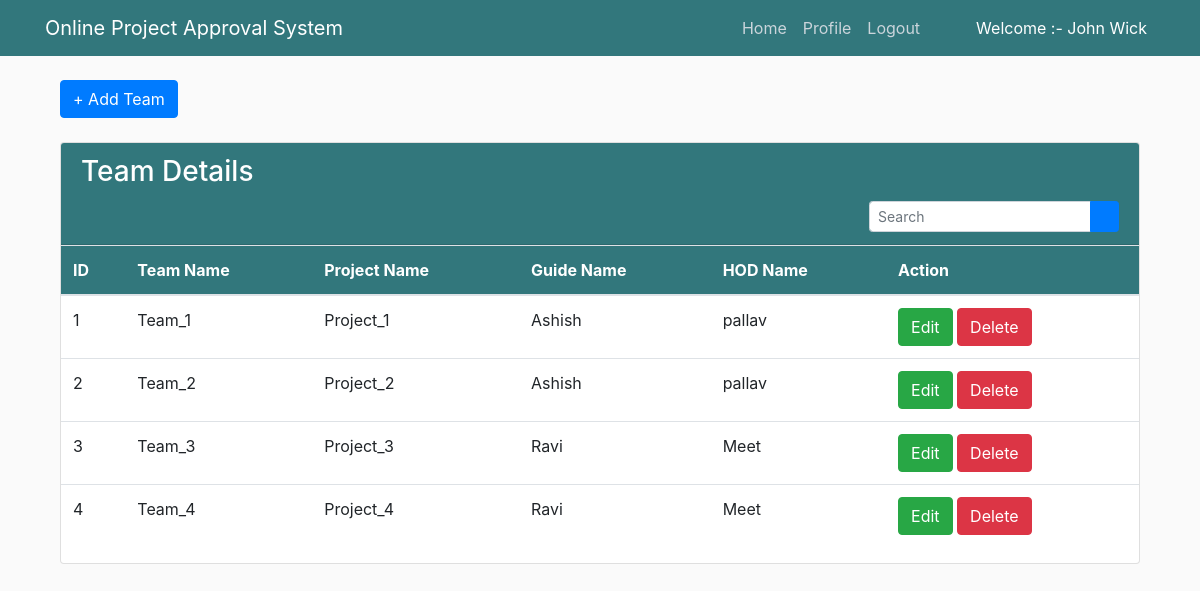
Screenshot of /manage_team/ (signed in) with the database file from the repository.
### project/models.py (models this page shows, shortened)
class CustomUser(AbstractUser):
    user_type_data = ((1, 'Admin'), (2, 'HOD'), (3, 'Guide'), (4, 'Student'))
    user_type = models.CharField(default = 1, choices = user_type_data, max_length = 10)

class Team(models.Model):
    id = models.AutoField(primary_key = True)
    name = models.CharField(max_length=20, null=False)
    p_id = models.ForeignKey(Project, on_delete=models.SET_NULL, null=True)
    guide_id = models.ForeignKey(Guide, on_delete=models.SET_NULL, null=True)
    hod_id = models.ForeignKey(HOD, on_delete=models.SET_NULL, null=True, blank=True)
    objects = models.Manager()

class Project(models.Model):
    id = models.AutoField(primary_key=True)
    p_id = models.CharField(max_length=20, null = False, unique=True)
    title = models.CharField(max_length=50, null=False)
    description = models.TextField(null=False)
    report = models.FileField(upload_to='project_reports', null=True)
    status = models.CharField(max_length=20, null = False)
    objects = models.Manager()

class Guide(models.Model):
    id = models.AutoField(primary_key = True)
    admin = models.OneToOneField(CustomUser, on_delete= models.CASCADE)
    phone_number = models.CharField(max_length=50)
    department = models.CharField(max_length=50)
    objects = models.Manager()

class HOD(models.Model):
    id = models.AutoField(primary_key = True)
    admin = models.OneToOneField(CustomUser, on_delete= models.CASCADE)
    phone_number = models.CharField(max_length=15)
    department = models.CharField(max_length=20)
    objects = models.Manager()

### project/adminViews.py (the view)
# urls.py: path('manage_team/', adminViews.manage_team, name="manage_team"),
def manage_team(request):
    teams = Team.objects.all()
    query = request.GET.get('query')
    if query:
        teams = teams.filter(Q(name__contains=query) | Q(p_id_id__title__contains = query)
                 | Q(guide_id_id__admin__first_name__contains = query)
                 | Q(hod_id_id__admin__first_name__contains = query))
    context = {
        "teams":teams
    }
    return render(request,'project/admin_templates/manage_team.html',context)

### project/LoginCheckMiddleWare.py (called while the page is built, shortened)
    def process_view(self, request, view_func, view_args, view_kwargs):
        modulename = view_func.__module__
        user = request.user
        if user.is_authenticated:
            if user.user_type == "1":
                if modulename == "project.adminViews":
                    pass
                elif modulename == "project.views" or modulename == "django.views.static":
                    pass
                else:
                    return redirect("admin_home")
            else:
                return redirect("doLogin")

### project/templates/project/admin_templates/manage_team.html (shortened to what this page needs)
{% extends 'project/admin_templates/manage_base.html' %}
{% block content %}
{% load static %}
<section class="content">
        <div class="container-fluid">
            <a class="btn btn-primary" href="{% url 'add_team' %}" role="button">+ Add Team</a> <br/>&nbsp;
            <div class="row">
                <div class="col-md-12">
                    <div class="card">
                        <div class="card-header">
                            <h3 class="card-title">Team Details</h3>
                            <div class="card-tools float-right">
                            <form method="GET">
                            <div class="input-group input-group-sm" style="width: 250px;">
                                <input type="text" name="query" class="form-control" placeholder="Search">
                                <div class="input-group-append">
                                <button type="submit" class="btn btn-primary"><i class="fas fa-search"></i></button>
                                </div>
                            </div>
                            </form>
                            </div>
                        </div>
                        <div class="card-body table-responsive p-0">
                            <table class="table table-hover text-nowrap">
                            <thead>
                                <tr>
                                <th>ID</th>
                                <th>Team Name</th>
                                <th>Project Name</th>
                                <th>Guide Name</th>
                                <th>HOD Name</th>
                                <th>Action</th>
                                </tr>
                            </thead>
                            <tbody>
                                {% if teams %}
                                {% for t in teams %}
                                <tr>
                                <td>{{ t.id }}</td>
                                <td>{{ t.name }}</td>
                                <td>{{ t.p_id.title }}</td>
                                <td>{{ t.guide_id.admin.first_name}} </td>
                                <td>{{ t.hod_id.admin.first_name}} </td>
                                <td>
                                    <a href="{% url 'edit_team' t.id %}" class="btn btn-success">Edit</a>
                                    <a href="{% url 'delete_team' t.id %}" class="btn btn-danger">Delete</a>
                                </td>
                                </tr>
                                {% endfor %}
                                {% else %}
                                    <h4 style="color:red">Team not available. Try again !!!</h4>
                                {% endif %}
                            </tbody>
                            </table>
                        </div>
                        </div>
                </div>
            </div>
        </div>
      </section>
  {% endblock content %}

### project/templates/project/admin_templates/manage_base.html (shortened to what this page needs)
{% load static %}
<!DOCTYPE html>
<html lang="en" dir="ltr">
  <head>
    <link rel="stylesheet" href="https://stackpath.bootstrapcdn.com/bootstrap/4.3.1/css/bootstrap.min.css">
    <link rel="stylesheet" href="{% static "fontawesome-free/css/all.min.css" %}">
  <link rel="stylesheet" href="{% static 'project/main.css' %}">
  </head>
  <body>
    <header class="site-header">
      <nav class="navbar navbar-expand-md navbar-dark bg-steel fixed-top">
        <div class="container">
          <a href="/" class="navbar-brand mr-4" >Online Project Approval System</a>
          <div class="collapse navbar-collapse" id="navbarToggle">
            <div class="navbar-nav">
              {% if user.is_authenticated %}
                <a href="{% url 'admin_home' %}" class="nav-item nav-link">Home</a>
                <a href="{% url 'admin_profile' %}" class="nav-item nav-link">Profile</a>
                <a href="{% url 'logout_user' %}" class="nav-item nav-link">Logout</a>
                <a class="nav-item nav-link pl-5" style="color:white;"> Welcome :- {{ user.first_name }} {{ user.last_name }}</a>
              {% else %}
                <a href="{% url 'project-home' %}" class="nav-item nav-link">Home</a>
                <a href="{% url 'doLogin' %}" class="nav-item nav-link">Login</a>
                <a href="{% url 'project-about' %}" class="nav-item nav-link">About</a>
              {% endif %}
            </div>
          </div>
        </div>
      </nav>
    </header>
   <main role="main" class="container">
      <div class="row">
        <div class="col-md-12">
          {% block content %}
          {% endblock %}
        </div>
      </div>
    </main>
  </body>
</html>

### static/project/main.css (style rules this page uses)
body { background: #fafafa; color: #333333; margin-top: 5rem; }
h1, h2, h3, h4, h5, h6 { color: #444444; }
.bg-steel { background-color: #32777c; }
.site-header .navbar-nav .nav-link { color: #cbd5db; }

### project/templates/project/admin_templates/manage_base.html (style rules this page uses)
.card-header { background-color : #32777c; }
h3 { color:white; }
thead { background-color : #32777c; }
th { color : white; }

### rows the page displays
CustomUser: first_name "John", last_name "Wick"
Team: id "1", name "Team_1", p_id "Project_1", guide_id.admin.first_name "Ashish", hod_id.admin.first_name "pallav"
Team: id "2", name "Team_2", p_id "Project_2", guide_id.admin.first_name "Ashish", hod_id.admin.first_name "pallav"
Team: id "3", name "Team_3", p_id "Project_3", guide_id.admin.first_name "Ravi", hod_id.admin.first_name "Meet"
Team: id "4", name "Team_4", p_id "Project_4", guide_id.admin.first_name "Ravi", hod_id.admin.first_name "Meet"
